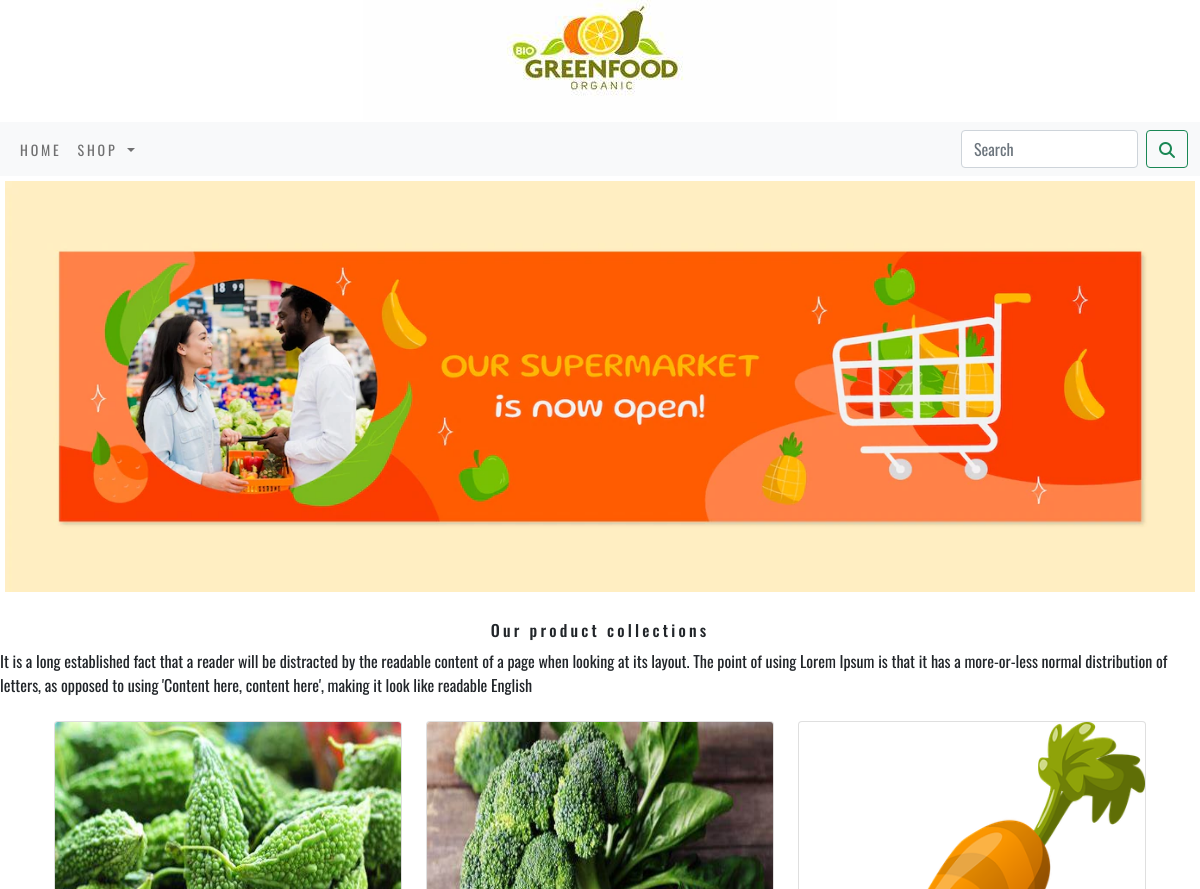
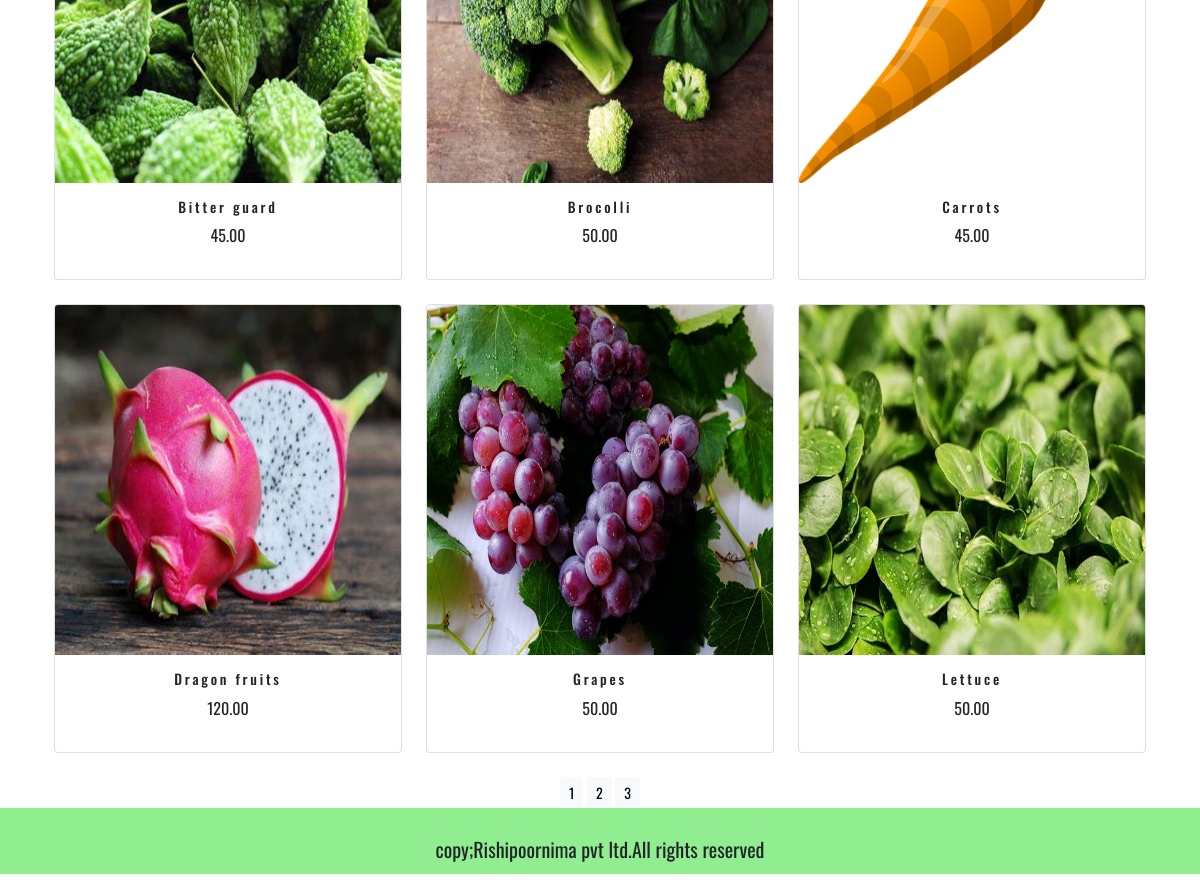
Screenshot of /ecomerseapp/ with the database file from the repository (2 pictures, top to bottom).
### ecomerseapp/models.py (models this page shows, shortened)
class product(models.Model):
    name = models.CharField(max_length=250,unique=True)
    slug = models.SlugField(max_length=250,unique=True)
    description = models.TextField(blank=True)
    price = models.DecimalField(max_digits=10,decimal_places=2)
    category = models.ForeignKey(category,on_delete=models.CASCADE)
    image = models.ImageField(upload_to="product",blank=True)
    stock=models.IntegerField()
    available = models.BooleanField(default=True)
    created=models.DateTimeField(auto_now_add=True)
    updated = models.DateTimeField(auto_now=True)
    def get_url(self):
        return  reverse('ecomerseapp:productcatdetail',args=[self.category.slug,self.slug])
    class Meta:
        ordering =('name',)
        verbose_name='product'
        verbose_name_plural='products'

### ecomerseapp/views.py (the view)
# urls.py: path("",views.allprodcat,name='allprodcat'),
def allprodcat(request,c_slug=None):
    c_page = None
    products_list = None
    if c_slug != None:
        c_page = get_object_or_404(category,slug=c_slug)
        products_list = product.objects.all().filter(category=c_page,available=True)
    else:
        products_list = product.objects.all().filter(available=True)
    paginator=Paginator(products_list,6)
    try:
        page=int(request.GET.get('page','1'))
    except:
        page = 1
    try:
        products = paginator.page(page)
    except (EmptyPage,InvalidPage):
        products = paginator.page(paginator.num_pages)
    return render(request,'category.html',{'category':c_page,'products': products})

### cart/context_processors.py (called while the page is built)
def counter(request):
    item_count=0
    if 'admin' in request.path:
        return {}
    else:
        try:
            cart=Cart.objects.filter(cart_id =_cart_id(request))
            car_items = CartItem.objects.all().filter(cart=cart[:1])
            for cart_item in car_items:
             item_count += cart_item.quantity
        except Cart.DoesNotExist:
            item_count=0
    return  dict(item_count=item_count)

### cart/views.py (called while the page is built)
def _cart_id(request):
    cart = request.session.session_key
    if not cart:
        cart = request.session.create()
    return cart

### ecomerseapp/context_processors.py (called while the page is built)
def menu_links(request):
    links = category.objects.all()
    return dict(links=links)

### ecomerseapp/models.py (called while the page is built)
    def get_url(self):
        return reverse('ecomerseapp:product_by_category',args=[self.slug])

### templates/category.html (shortened to what this page needs)
{% extends 'base.html' %}
{% load static %}
{% block content %}
            <div class="mx-auto">
                {% if category %}
                      <img class=my_image" src ="{{category.image.url}}"  style="height:400px;width:1500px" alt="{{category.name}}">
                      </div>
                       <br>
                        <div>
                        <h1 class="text-center my_title"> {{category.name}}</h1>
                        <p class="text-justify">{{category.description}}</p>
                        </div>
                {% else %}
                          <div >
                            <img class="my_image my_image_padding " src="{% static 'img/mybanner.jpg' %}" alt="our products" height="150px" width="1200px">
                           </div>
                            <br>
                          <div >
                              <h1 class="text-center my_title">Our product collections</h1>
                              <p class="text-justify">It is a long established fact that a reader will be distracted by the readable content of a page when looking at its layout. The point of using Lorem Ipsum is that it has a more-or-less normal distribution of letters, as opposed to using 'Content here, content here', making it look like readable English</p>
                          </div>
                {% endif %}
<div class="container mt-4">
    <div class="row mx-auto gy-4">
        {% for pdt in products %}
        <div class="my_bottom_margin col-9 col-sm-12 col-md-4 xol-lg-4">
            <div class="card text-center h-100">
                <a href="{{pdt.get_url}}"><img class="card-img-top " src="{{pdt.image.url}}" alt="{{pdt.name}}" width="100px;" height="350px;"></a>
                <div class="card-body">
                    <h4> {{pdt.name}}</h4>
                    <p>{{pdt.price}}</p>
                </div>
            </div>
        </div>
        {% endfor %}
    </div>
    <div class="mx-auto">
        <br>
        <div class="text-center">
            {% for pg in products.paginator.page_range %}
            <a href="?page={{pg}}" class="btn btn-light btn-sm {% if products.number == pg %} active {% endif %}">{{pg}}</a>
        {% endfor %}
        </div>
    </div>
</div>
{% endblock %}

### templates/base.html (shortened to what this page needs)
{% load static %}
<!DOCTYPE html>
<html lang="en">
<head>
   <link href="{% static 'css/bootstrap.min.css'%}" rel="stylesheet">
<link rel="stylesheet" href="{% static 'css/custom.css' %}">
</head>
<body>
    <div>
    {% include 'header.html' %}
    {% include 'navbar.html' %}
    {% block content %}
    {% endblock %}
    </div>
    {% include 'footer.html' %}
</body>
</html>

### templates/header.html (shortened to what this page needs)
{% load static %}
<header>
        <div class="my_bottom_margin">
        <center>
        <img src="{% static 'img/banner.jpg' %}"  alt="logoname ">
        </center>
        </div>
</header>

### templates/navbar.html (shortened to what this page needs)
<nav class="navbar navbar-expand-lg navbar-light bg-light">
  <div class="container-fluid">
    <div class="collapse navbar-collapse" id="navbarSupportedContent">
      <ul class="navbar-nav me-auto mb-2 mb-lg-0">
        <li class="nav-item">
          <a class="nav-link" href="#">Home</a>
        </li>
        <li class="nav-item dropdown {% if 'ecomerseapp  in request.path' %} active {% endif %}">
          <a class="nav-link dropdown-toggle" href="#" id="navbarDropdown" role="button" data-bs-toggle="dropdown" aria-expanded="false">
            Shop
          </a>
        </li>
      </ul>
      <form class="d-flex" action="{% url 'search_app:searchresult' %}" method="get">
        <input class="form-control me-2" type="search" placeholder="Search"  name="q" aria-label="Search">
        <button class="btn btn-outline-success" type="submit"><i class="fa fa-search" ></i></button>
      </form>
    </div>
  </div>
</nav>

### templates/footer.html
<div class="footer navbar-fixed-bottom my-footer">
    <p>
    <center>
        copy;Rishipoornima pvt ltd.All rights reserved
</center>
    </p>
</div>

### static/css/custom.css (style rules this page uses)
body { font-family: 'Oswald', sans-serif; }
.nav-item { letter-spacing : .2em; font-size : 14px; text-transform : uppercase; }
.my-footer { background-color:lightgreen; font-size:20px; }
.my-footer p { padding-top:10px; font-size:14px }
.my_image { width:100%; height:auto; }
.my_title { font-size:16px; text_transform:uppercase; letter-spacing:.2em; }
.my_image_padding { padding:5px; }
.my_bottom_margin { margin-bottom:10px: }
.card-body h4 { font-size:14px; text_transform:uppercase; letter-spacing:.2em; }

### rows the page displays
product: image (picture), name "Bitter guard", price "45.00"
product: image (picture), name "Brocolli", price "50.00"
product: image (picture), name "Carrots", price "45.00"
product: image (picture), name "Dragon fruits", price "120.00"
product: image (picture), name "Grapes", price "50.00"
product: image (picture), name "Lettuce", price "50.00"

### other values shown
{{ pg }} "1" "2" "3"
